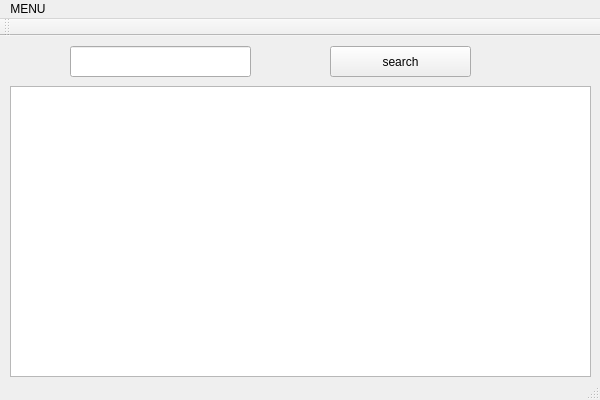
<?xml version="1.0" encoding="UTF-8"?>
<ui version="4.0">
 <class>MainWindow</class>
 <widget class="QMainWindow" name="MainWindow">
  <property name="geometry">
   <rect>
    <x>0</x>
    <y>0</y>
    <width>600</width>
    <height>400</height>
   </rect>
  </property>
  <property name="font">
   <font>
    <pointsize>9</pointsize>
   </font>
  </property>
  <property name="windowTitle">
   <string>TEXT SEARCH</string>
  </property>
  <widget class="QWidget" name="centralWidget">
   <widget class="QPushButton" name="search">
    <property name="geometry">
     <rect>
      <x>330</x>
      <y>10</y>
      <width>141</width>
      <height>31</height>
     </rect>
    </property>
    <property name="text">
     <string>search</string>
    </property>
   </widget>
   <widget class="QLineEdit" name="lineEdit">
    <property name="geometry">
     <rect>
      <x>70</x>
      <y>10</y>
      <width>181</width>
      <height>31</height>
     </rect>
    </property>
   </widget>
   <widget class="QTextBrowser" name="textBrowser">
    <property name="geometry">
     <rect>
      <x>10</x>
      <y>50</y>
      <width>581</width>
      <height>291</height>
     </rect>
    </property>
    <property name="font">
     <font>
      <pointsize>12</pointsize>
     </font>
    </property>
   </widget>
  </widget>
  <widget class="QMenuBar" name="menuBar">
   <property name="geometry">
    <rect>
     <x>0</x>
     <y>0</y>
     <width>600</width>
     <height>21</height>
    </rect>
   </property>
   <widget class="QMenu" name="menuMENU">
    <property name="title">
     <string>MENU</string>
    </property>
    <addaction name="actionCREATE"/>
   </widget>
   <addaction name="menuMENU"/>
  </widget>
  <widget class="QToolBar" name="mainToolBar">
   <attribute name="toolBarArea">
    <enum>TopToolBarArea</enum>
   </attribute>
   <attribute name="toolBarBreak">
    <bool>false</bool>
   </attribute>
  </widget>
  <widget class="QStatusBar" name="statusBar"/>
  <action name="actionCREATE">
   <property name="text">
    <string>CREATE</string>
   </property>
  </action>
 </widget>
 <layoutdefault spacing="6" margin="11"/>
 <resources/>
 <connections/>
</ui>
